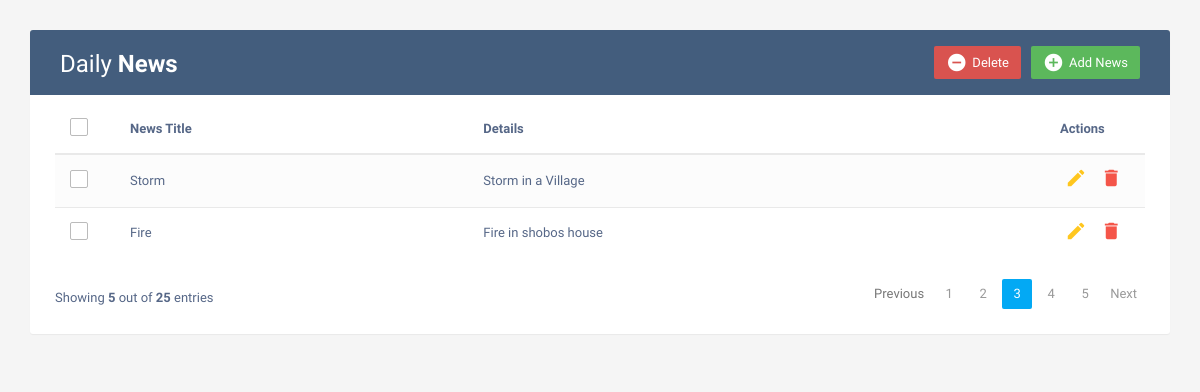
The app's page /, older data.
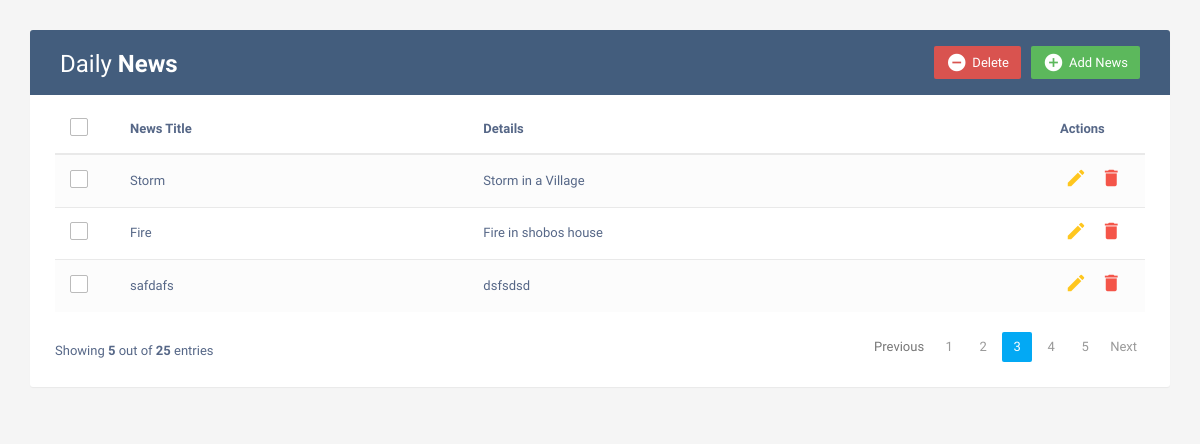
The same page, newer data.
### news/models.py (models this page shows, shortened)
class DailyNews(models.Model):
    newsTitle = models.TextField()
    details = models.TextField()

### news/views.py (the view)
# urls.py: path('',INDEX,name='home'),
def INDEX(request):
    nws = DailyNews.objects.all()
    contex = {
        'nws':nws,
    }
    return render(request, 'index.html',contex)

### templates/index.html (shortened to what this page needs)
<!DOCTYPE html>
<html lang="en">
<head>
<link rel="stylesheet" href="https://maxcdn.bootstrapcdn.com/font-awesome/4.7.0/css/font-awesome.min.css">
<link rel="stylesheet" href="https://maxcdn.bootstrapcdn.com/bootstrap/3.3.7/css/bootstrap.min.css">
  <body>
    <div class="container">
        <div class="table-wrapper">
            <div class="table-title">
                <div class="row">
                    <div class="col-sm-6">
						<h2>Daily <b>News</b></h2>
					</div>
					<div class="col-sm-6">
						<a href="#addNews" class="btn btn-success" data-toggle="modal"><i class="material-icons">&#xE147;</i> <span>Add News</span></a>
						<a href="#deleteNews" class="btn btn-danger" data-toggle="modal"><i class="material-icons">&#xE15C;</i> <span>Delete</span></a>
					</div>
                </div>
            </div>
            <table class="table table-striped table-hover">
                <thead>
                    <tr>
						<th>
							<span class="custom-checkbox">
								<label for="selectAll"></label>
							</span>
						</th>
                        <th>News Title</th>
						<th>Details</th>
                        <th>Actions</th>
                    </tr>
                </thead>
                <tbody>
					{% for i in nws %}
                    <tr>
						<td>
							<span class="custom-checkbox">
								<label for="checkbox1"></label>
							</span>
						</td>
                        <td>{{i.newsTitle}}</td>
						<td>{{i.details}}</td>
                        <td>
                            <a href="#editNews" class="edit" data-toggle="modal"><i class="material-icons" data-toggle="tooltip" title="Edit">&#xE254;</i></a>
                            <a href="#deleteNews" class="delete" data-toggle="modal"><i class="material-icons" data-toggle="tooltip" title="Delete">&#xE872;</i></a>
                        </td>
                    </tr>
					{% endfor %}
                </tbody>
            </table>
			<div class="clearfix">
                <div class="hint-text">Showing <b>5</b> out of <b>25</b> entries</div>
                <ul class="pagination">
                    <li class="page-item disabled"><a href="#">Previous</a></li>
                    <li class="page-item"><a href="#" class="page-link">1</a></li>
                    <li class="page-item"><a href="#" class="page-link">2</a></li>
                    <li class="page-item active"><a href="#" class="page-link">3</a></li>
                    <li class="page-item"><a href="#" class="page-link">4</a></li>
                    <li class="page-item"><a href="#" class="page-link">5</a></li>
                    <li class="page-item"><a href="#" class="page-link">Next</a></li>
                </ul>
            </div>
        </div>
    </div>
</body>

Row changes from the older to the newer data that the page shows:
added DailyNews: newsTitle "safdafs", details "dsfsdsd"
